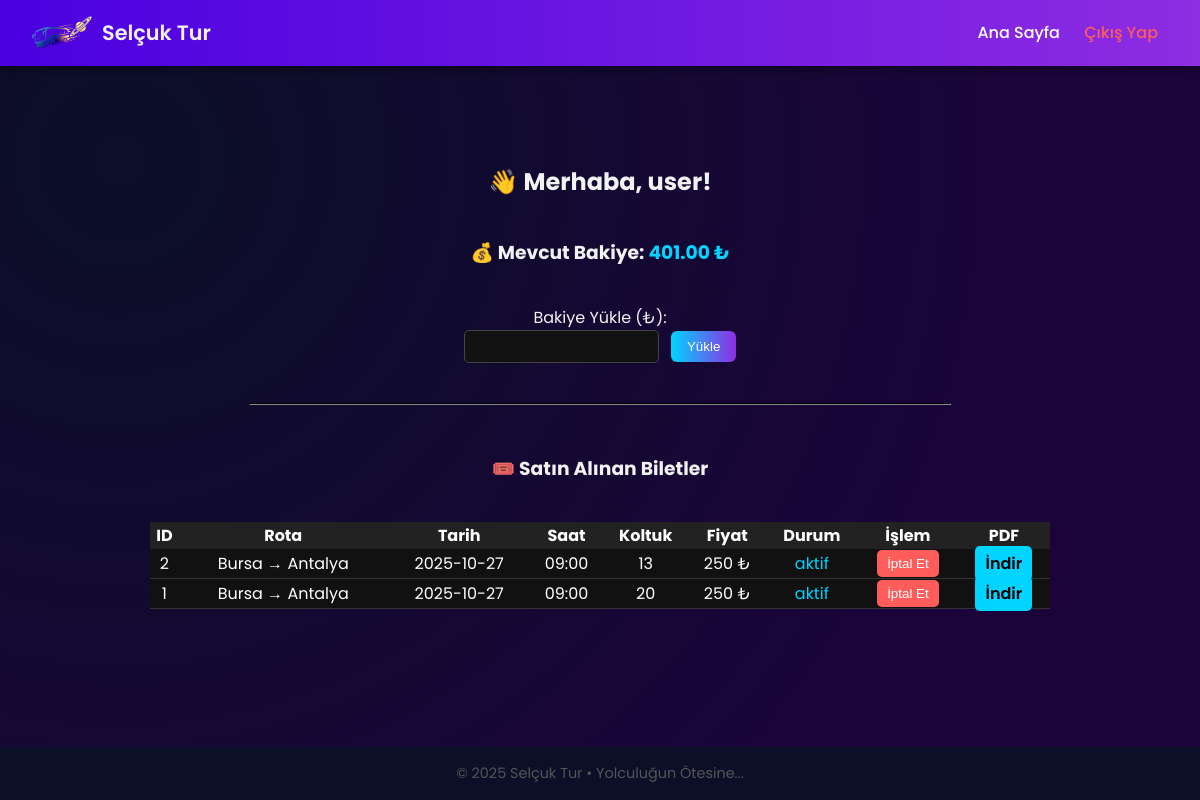
The page /frontend/pages/account.php (signed in) on the database its author committed.
### tables this page shows
CREATE TABLE users (
            id INTEGER PRIMARY KEY AUTOINCREMENT,
            name TEXT NOT NULL,
            email TEXT UNIQUE NOT NULL,
            password TEXT NOT NULL,
            role TEXT NOT NULL DEFAULT 'user',
            balance REAL DEFAULT 0,
            firma_id INTEGER DEFAULT NULL,
            created_at TEXT DEFAULT CURRENT_TIMESTAMP
        );

CREATE TABLE biletler (
            id INTEGER PRIMARY KEY AUTOINCREMENT,
            user_id INTEGER NOT NULL,
            sefer_id INTEGER NOT NULL,
            koltuk_no INTEGER NOT NULL,
            fiyat REAL NOT NULL,
            durum TEXT DEFAULT 'aktif',
            total_price REAL DEFAULT NULL,
            created_at TEXT DEFAULT CURRENT_TIMESTAMP,
            FOREIGN KEY (user_id) REFERENCES users(id) ON DELETE CASCADE,
            FOREIGN KEY (sefer_id) REFERENCES seferler(id) ON DELETE CASCADE
        );

CREATE TABLE seferler (
            id INTEGER PRIMARY KEY AUTOINCREMENT,
            firma_id INTEGER NOT NULL,
            kalkis TEXT NOT NULL,
            varis TEXT NOT NULL,
            tarih TEXT NOT NULL,
            saat TEXT NOT NULL,
            fiyat REAL NOT NULL,
            koltuk_sayisi INTEGER NOT NULL,
            created_at TEXT DEFAULT CURRENT_TIMESTAMP,
            FOREIGN KEY (firma_id) REFERENCES firmalar(id) ON DELETE CASCADE
        );

### frontend/pages/account.php (the view, shortened to what this page needs)
<?php
require_once __DIR__ . '/../../backend/includes/config.php';
$user_id = $_SESSION['user']['id'];
$user_name = htmlspecialchars($_SESSION['user']['name'] ?? 'Kullanıcı');
$stmt = $db->prepare("SELECT balance FROM users WHERE id = ?");
$stmt->execute([$user_id]);
$balance = $stmt->fetchColumn();
?>
<!DOCTYPE html>
<html lang="tr">
<head>
    <link rel="stylesheet" href="/frontend/assets/css/main.css"> </head>
<body>
<nav>
    <div class="logo" style="display:flex;align-items:center;gap:10px;">
        <img src="/frontend/assets/img/logo.jpeg" width="60" alt=""> <span style="font-weight:600;font-size:1.3rem;">Selçuk Tur</span>
    </div>
    <div class="links">
        <a href="/frontend/pages/index.php">Ana Sayfa</a> <a href="/frontend/pages/logout.php" style="color:#ff5c5c;">Çıkış Yap</a> </div>
</nav>
<section class="hero" style="text-align:center;">
    <h2>👋 Merhaba, <?php echo $user_name; ?>!</h2>
    <h3>💰 Mevcut Bakiye:
        <span id="bakiye" style="color:#00d4ff;">
            <?php echo number_format($balance, 2); ?> ₺
        </span>
    </h3>
    <form id="bakiyeForm" style="margin-top:20px;">
        <label>Bakiye Yükle (₺):</label><br>
        <input type="number" name="miktar" min="1" required
            style="padding:8px;border-radius:5px;border:1px solid #444;background:#111;color:#fff;">
        <button type="submit" style="
            background:linear-gradient(90deg,#00d4ff,#8e2de2);
            color:#fff;border:none;padding:8px 16px;
            border-radius:6px;cursor:pointer;margin-left:8px;">
            Yükle
        </button>
    </form>
    <hr style="width:60%;margin:30px auto;border-color:#333;">
    <h3>🎟️ Satın Alınan Biletler</h3>
    <?php
    $bilet_stmt = $db->prepare("
        SELECT b.id, s.kalkis, s.varis, s.tarih, s.saat, b.koltuk_no, b.fiyat, b.durum
        FROM biletler b
        JOIN seferler s ON b.sefer_id = s.id
        WHERE b.user_id = ?
        ORDER BY b.id DESC
    ");
    $bilet_stmt->execute([$user_id]);
    $biletler = $bilet_stmt->fetchAll(PDO::FETCH_ASSOC);
    if ($biletler):
        echo "<table style='margin:20px auto;border-collapse:collapse;width:95%;max-width:900px;color:#fff;'>";
        echo "<tr style='background:#222;'>
                <th>ID</th>
                <th>Rota</th>
                <th>Tarih</th>
                <th>Saat</th>
                <th>Koltuk</th>
                <th>Fiyat</th>
                <th>Durum</th>
                <th>İşlem</th>
                <th>PDF</th>
              </tr>";
        foreach ($biletler as $b) {
            echo "<tr style='text-align:center;background:#111;border-bottom:1px solid #333;'>";
            echo "<td>{$b['id']}</td>";
            echo "<td>{$b['kalkis']} → {$b['varis']}</td>";
            echo "<td>{$b['tarih']}</td>";
            echo "<td>{$b['saat']}</td>";
            echo "<td>{$b['koltuk_no']}</td>";
            echo "<td>{$b['fiyat']} ₺</td>";
            echo "<td style='color:" . ($b['durum']=='aktif'?'#00d4ff':'#ff5c5c') . ";'>{$b['durum']}</td>";
            if ($b['durum'] === 'aktif') {
                echo "<td>
                        <button onclick='biletIptalEt({$b['id']})'
                            style=\"background:#ff5c5c;border:none;color:#fff;
                                        padding:6px 10px;border-radius:5px;cursor:pointer;\">
                            İptal Et
                        </button>
                      </td>";
            } else {
                echo "<td><span style='color:gray;'>-</span></td>";
            }
            echo "<td>
                        <a href='/backend/api/bilet_pdf.php?id={$b['id']}' target='_blank'
                        style=\"background:#00d4ff;color:#000;padding:6px 10px;
                                     border-radius:5px;text-decoration:none;font-weight:600;\">
                            İndir
                        </a>
                      </td>";
            echo "</tr>";
        }
        echo "</table>";
    else:
        echo "<p style='color:#aaa;'>Henüz hiç bilet satın alınmamış.</p>";
    endif;
    ?>
</section>
<footer style="text-align:center;margin-top:40px;color:#555;">
    © 2025 Selçuk Tur • Yolculuğun Ötesine...
</footer>
</body>
</html>

### frontend/assets/css/main.css (style rules this page uses)
body { margin: 0; font-family: 'Poppins', sans-serif; background: radial-gradient(circle at 10% 20%, #0b0f28, #1a043a 70%); color: #f2f2f2; min-height: 100vh; display: flex; flex-direction: column; }
nav { display: flex; justify-content: space-between; align-items: center; background: linear-gradient(90deg, #4a00e0, #8e2de2); padding: 1rem 2rem; box-shadow: 0 4px 10px rgba(0,0,0,0.4); }
nav a { color: #fff; text-decoration: none; margin: 0 10px; font-weight: 500; }
.hero { flex: 1; display: flex; flex-direction: column; justify-content: center; align-items: center; padding: 4rem 1rem; text-align: center; }
footer { text-align: center; padding: 1rem; background: #0b0f28; color: #777; font-size: 0.9rem; }

### rows shown on the page
users: balance "401.00"
biletler: id "2", sefer.kalkis "Bursa", sefer.varis "Antalya", sefer.tarih "2025-10-27", sefer.saat "09:00", koltuk_no "13", fiyat "250", durum "aktif"
biletler: id "1", sefer.kalkis "Bursa", sefer.varis "Antalya", sefer.tarih "2025-10-27", sefer.saat "09:00", koltuk_no "20", fiyat "250", durum "aktif"

### other values the page prints
$user_name "user"
